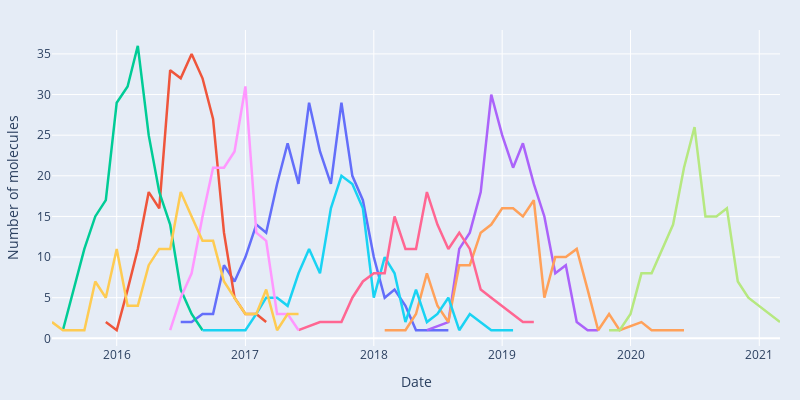

Write notebook code for a chart like this one.
### Markdown cell above
# Chronological trend of the HPLC RT dataset

### Code cell
# Histogram of dates for chemicals with top 10 scaffolds - each scaffold in different color
import plotly.graph_objects as go
import plotly.express as px
import pandas as pd

# Get top 10 scaffolds
scaffold_counts = dataset_clean['scaffold'].value_counts()
top_10_scaffold_list = scaffold_counts.head(10).index.tolist()

# Filter data to only include top 10 scaffolds
data_top_10_scaffolds = dataset_clean[dataset_clean['scaffold'].isin(top_10_scaffold_list)].copy()

# Convert date to datetime for plotting
data_top_10_scaffolds['date_dt'] = pd.to_datetime(data_top_10_scaffolds['date'])

# Aggregate data by month
data_top_10_scaffolds['year_month'] = data_top_10_scaffolds['date_dt'].dt.to_period('M').dt.to_timestamp()

print(f"Number of chemicals with top 10 scaffolds: {len(data_top_10_scaffolds)}")
print(f"Date range: {data_top_10_scaffolds['date'].min()} to {data_top_10_scaffolds['date'].max()}")

# Create figure
fig = go.Figure()

# Get color palette
colors = px.colors.qualitative.Plotly

# For each scaffold, aggregate by month and plot
for idx, scaffold in enumerate(top_10_scaffold_list):
    scaffold_data = data_top_10_scaffolds[data_top_10_scaffolds['scaffold'] == scaffold]
    
    # Count chemicals per month
    monthly_counts = scaffold_data.groupby('year_month').size().reset_index(name='count')
    
    # Truncate scaffold label
    scaffold_label = f"{scaffold[:30]}..." if len(scaffold) > 30 else scaffold
    
    # Add line trace
    fig.add_trace(go.Scatter(
        x=monthly_counts['year_month'],
        y=monthly_counts['count'],
        mode='lines',
        name=f"Top_{idx+1}" , # or using "scaffold_label" to show the real scaffold
        line=dict(width=2.5, color=colors[idx % len(colors)])
    ))

fig.update_layout(
    #title='Date Distribution for Top 10 Scaffolds (Monthly Aggregation)',
    xaxis_title='Date',
    yaxis_title='Number of molecules',
    plot_bgcolor='rgba(229, 236, 246,1)',
    paper_bgcolor='rgba(229, 236, 246,1)',
    width=800,
    height=400,
    margin = dict(l=20, r=20, t=30, b=20),
    legend=dict(
        title='Scaffolds',
        orientation='v',
        yanchor='top',
        y=1,
        xanchor='left',
        x=0.7
    )
)

fig.show()
fig.write_image("images/Figure-1.3-scaffolds_chronological.svg")

### Figure 1 — Plotly figure (JSON) as saved in the notebook; plotly's stock layout.template omitted (floating-point values rounded to 4 significant figures)
{"data": [{"line": {"color": "#636EFA", "width": 2.5}, "mode": "lines", "name": "Top_1", "type": "scatter", "x": ["2016-07-01T00:00:00", "2016-08-01T00:00:00", "2016-09-01T00:00:00", "2016-10-01T00:00:00", "2016-11-01T00:00:00", "2016-12-01T00:00:00", "2017-01-01T00:00:00", "2017-02-01T00:00:00", "2017-03-01T00:00:00", "2017-04-01T00:00:00", "2017-05-01T00:00:00", "2017-06-01T00:00:00", "2017-07-01T00:00:00", "2017-08-01T00:00:00", "2017-09-01T00:00:00", "2017-10-01T00:00:00", "2017-11-01T00:00:00", "2017-12-01T00:00:00", "2018-01-01T00:00:00", "2018-02-01T00:00:00", "2018-03-01T00:00:00", "2018-04-01T00:00:00", "2018-05-01T00:00:00", "2018-08-01T00:00:00"], "y": [2, 2, 3, 3, 9, 7, 10, 14, 13, 19, 24, 19, 29, 23, 19, 29, 20, 17, 10, 5, 6, 4, 1, 1]}, {"line": {"color": "#EF553B", "width": 2.5}, "mode": "lines", "name": "Top_2", "type": "scatter", "x": ["2015-12-01T00:00:00", "2016-01-01T00:00:00", "2016-02-01T00:00:00", "2016-03-01T00:00:00", "2016-04-01T00:00:00", "2016-05-01T00:00:00", "2016-06-01T00:00:00", "2016-07-01T00:00:00", "2016-08-01T00:00:00", "2016-09-01T00:00:00", "2016-10-01T00:00:00", "2016-11-01T00:00:00", "2016-12-01T00:00:00", "2017-01-01T00:00:00", "2017-02-01T00:00:00", "2017-03-01T00:00:00"], "y": [2, 1, 6, 11, 18, 16, 33, 32, 35, 32, 27, 13, 5, 3, 3, 2]}, {"line": {"color": "#00CC96", "width": 2.5}, "mode": "lines", "name": "Top_3", "type": "scatter", "x": ["2015-08-01T00:00:00", "2015-10-01T00:00:00", "2015-11-01T00:00:00", "2015-12-01T00:00:00", "2016-01-01T00:00:00", "2016-02-01T00:00:00", "2016-03-01T00:00:00", "2016-04-01T00:00:00", "2016-05-01T00:00:00", "2016-06-01T00:00:00", "2016-07-01T00:00:00", "2016-08-01T00:00:00", "2016-09-01T00:00:00"], "y": [1, 11, 15, 17, 29, 31, 36, 25, 18, 14, 6, 3, 1]}, {"line": {"color": "#AB63FA", "width": 2.5}, "mode": "lines", "name": "Top_4", "type": "scatter", "x": ["2018-06-01T00:00:00", "2018-08-01T00:00:00", "2018-09-01T00:00:00", "2018-10-01T00:00:00", "2018-11-01T00:00:00", "2018-12-01T00:00:00", "2019-01-01T00:00:00", "2019-02-01T00:00:00", "2019-03-01T00:00:00", "2019-04-01T00:00:00", "2019-05-01T00:00:00", "2019-06-01T00:00:00", "2019-07-01T00:00:00", "2019-08-01T00:00:00", "2019-09-01T00:00:00", "2019-10-01T00:00:00"], "y": [1, 2, 11, 13, 18, 30, 25, 21, 24, 19, 15, 8, 9, 2, 1, 1]}, {"line": {"color": "#FFA15A", "width": 2.5}, "mode": "lines", "name": "Top_5", "type": "scatter", "x": ["2018-02-01T00:00:00", "2018-03-01T00:00:00", "2018-04-01T00:00:00", "2018-05-01T00:00:00", "2018-06-01T00:00:00", "2018-07-01T00:00:00", "2018-08-01T00:00:00", "2018-09-01T00:00:00", "2018-10-01T00:00:00", "2018-11-01T00:00:00", "2018-12-01T00:00:00", "2019-01-01T00:00:00", "2019-02-01T00:00:00", "2019-03-01T00:00:00", "2019-04-01T00:00:00", "2019-05-01T00:00:00", "2019-06-01T00:00:00", "2019-07-01T00:00:00", "2019-08-01T00:00:00", "2019-09-01T00:00:00", "2019-10-01T00:00:00", "2019-11-01T00:00:00", "2019-12-01T00:00:00", "2020-02-01T00:00:00", "2020-03-01T00:00:00", "2020-06-01T00:00:00"], "y": [1, 1, 1, 3, 8, 4, 2, 9, 9, 13, 14, 16, 16, 15, 17, 5, 10, 10, 11, 6, 1, 3, 1, 2, 1, 1]}, {"line": {"color": "#19D3F3", "width": 2.5}, "mode": "lines", "name": "Top_6", "type": "scatter", "x": ["2016-09-01T00:00:00", "2016-12-01T00:00:00", "2017-01-01T00:00:00", "2017-02-01T00:00:00", "2017-03-01T00:00:00", "2017-04-01T00:00:00", "2017-05-01T00:00:00", "2017-06-01T00:00:00", "2017-07-01T00:00:00", "2017-08-01T00:00:00", "2017-09-01T00:00:00", "2017-10-01T00:00:00", "2017-11-01T00:00:00", "2017-12-01T00:00:00", "2018-01-01T00:00:00", "2018-02-01T00:00:00", "2018-03-01T00:00:00", "2018-04-01T00:00:00", "2018-05-01T00:00:00", "2018-06-01T00:00:00", "2018-07-01T00:00:00", "2018-08-01T00:00:00", "2018-09-01T00:00:00", "2018-10-01T00:00:00", "2018-12-01T00:00:00", "2019-02-01T00:00:00"], "y": [1, 1, 1, 3, 5, 5, 4, 8, 11, 8, 16, 20, 19, 16, 5, 10, 8, 2, 6, 2, 3, 5, 1, 3, 1, 1]}, {"line": {"color": "#FF6692", "width": 2.5}, "mode": "lines", "name": "Top_7", "type": "scatter", "x": ["2017-06-01T00:00:00", "2017-08-01T00:00:00", "2017-10-01T00:00:00", "2017-11-01T00:00:00", "2017-12-01T00:00:00", "2018-01-01T00:00:00", "2018-02-01T00:00:00", "2018-03-01T00:00:00", "2018-04-01T00:00:00", "2018-05-01T00:00:00", "2018-06-01T00:00:00", "2018-07-01T00:00:00", "2018-08-01T00:00:00", "2018-09-01T00:00:00", "2018-10-01T00:00:00", "2018-11-01T00:00:00", "2018-12-01T00:00:00", "2019-01-01T00:00:00", "2019-02-01T00:00:00", "2019-03-01T00:00:00", "2019-04-01T00:00:00"], "y": [1, 2, 2, 5, 7, 8, 8, 15, 11, 11, 18, 14, 11, 13, 11, 6, 5, 4, 3, 2, 2]}, {"line": {"color": "#B6E880", "width": 2.5}, "mode": "lines", "name": "Top_8", "type": "scatter", "x": ["2019-11-01T00:00:00", "2019-12-01T00:00:00", "2020-01-01T00:00:00", "2020-02-01T00:00:00", "2020-03-01T00:00:00", "2020-04-01T00:00:00", "2020-05-01T00:00:00", "2020-06-01T00:00:00", "2020-07-01T00:00:00", "2020-08-01T00:00:00", "2020-09-01T00:00:00", "2020-10-01T00:00:00", "2020-11-01T00:00:00", "2020-12-01T00:00:00", "2021-01-01T00:00:00", "2021-03-01T00:00:00"], "y": [1, 1, 3, 8, 8, 11, 14, 21, 26, 15, 15, 16, 7, 5, 4, 2]}, {"line": {"color": "#FF97FF", "width": 2.5}, "mode": "lines", "name": "Top_9", "type": "scatter", "x": ["2016-06-01T00:00:00", "2016-07-01T00:00:00", "2016-08-01T00:00:00", "2016-09-01T00:00:00", "2016-10-01T00:00:00", "2016-11-01T00:00:00", "2016-12-01T00:00:00", "2017-01-01T00:00:00", "2017-02-01T00:00:00", "2017-03-01T00:00:00", "2017-04-01T00:00:00", "2017-05-01T00:00:00", "2017-06-01T00:00:00"], "y": [1, 5, 8, 15, 21, 21, 23, 31, 13, 12, 3, 3, 1]}, {"line": {"color": "#FECB52", "width": 2.5}, "mode": "lines", "name": "Top_10", "type": "scatter", "x": ["2015-07-01T00:00:00", "2015-08-01T00:00:00", "2015-10-01T00:00:00", "2015-11-01T00:00:00", "2015-12-01T00:00:00", "2016-01-01T00:00:00", "2016-02-01T00:00:00", "2016-03-01T00:00:00", "2016-04-01T00:00:00", "2016-05-01T00:00:00", "2016-06-01T00:00:00", "2016-07-01T00:00:00", "2016-08-01T00:00:00", "2016-09-01T00:00:00", "2016-10-01T00:00:00", "2016-11-01T00:00:00", "2016-12-01T00:00:00", "2017-01-01T00:00:00", "2017-02-01T00:00:00", "2017-03-01T00:00:00", "2017-04-01T00:00:00", "2017-05-01T00:00:00", "2017-06-01T00:00:00"], "y": [2, 1, 1, 7, 5, 11, 4, 4, 9, 11, 11, 18, 15, 12, 12, 7, 5, 3, 3, 6, 1, 3, 3]}], "layout": {"height": 400, "margin": {"b": 20, "l": 20, "r": 20, "t": 30}, "paper_bgcolor": "rgba(229, 236, 246,1)", "plot_bgcolor": "rgba(229, 236, 246,1)", "showlegend": false, "width": 800, "xaxis": {"title": {"text": "Date"}}, "yaxis": {"title": {"text": "Number of molecules"}}}}
